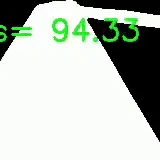
#> input picture frame 129 of 竞速视觉代码/wu_jiguang/slow.mp4, 160 x 160 px
$ python HSV.py
#> lines starting #> are read from the running program, lines starting #| are printed output that depends on the picture; after the words box and inside, x2 and y2 are one past the last pixel; in counts of white or black regions, pixels touching at a corner belong together
import cv2
import numpy as np

# 创建滑动条，便于调参

# 滑动条的回调函数，获取滑动条位置处的值
def empty():
    h_min = cv2.getTrackbarPos("Hue Min", "TrackBars")
    h_max = cv2.getTrackbarPos("Hue Max", "TrackBars")
    s_min = cv2.getTrackbarPos("Sat Min", "TrackBars")
    s_max = cv2.getTrackbarPos("Sat Max", "TrackBars")
    v_min = cv2.getTrackbarPos("Val Min", "TrackBars")
    v_max = cv2.getTrackbarPos("Val Max", "TrackBars")
    print(h_min, h_max, s_min, s_max, v_min, v_max)
    return h_min, h_max, s_min, s_max, v_min, v_max


path = 'Resources/11.jpg'
# 创建一个窗口，放置6个滑动条
cv2.namedWindow("TrackBars")
cv2.resizeWindow("TrackBars", 640, 240)
cv2.createTrackbar("Hue Min", "TrackBars", 0, 179, empty)
cv2.createTrackbar("Hue Max", "TrackBars", 179, 179, empty)
cv2.createTrackbar("Sat Min", "TrackBars", 75, 255, empty)
cv2.createTrackbar("Sat Max", "TrackBars", 170, 255, empty)
cv2.createTrackbar("Val Min", "TrackBars", 0, 255, empty)
cv2.createTrackbar("Val Max", "TrackBars", 255, 255, empty)
cap = cv2.VideoCapture('slow.mp4')

# [8 lines of commented-out code are left out]

while True:
    ret, img = cap.read()
#> img is the input picture: shape (160, 160, 3); mean B, G, R 184.3, 192.6, 184.9
    img = cv2.resize(img,(320, 240))
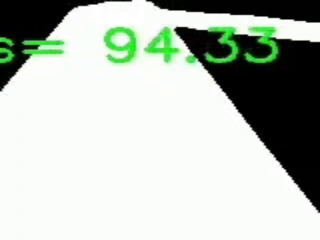
#> img: shape (240, 320, 3); mean B, G, R 184.3, 192.6, 184.9
    imgHSV = cv2.cvtColor(img, cv2.COLOR_BGR2HSV)
#> imgHSV: shape (240, 320, 3); mean H, S, V 42.7, 22.4, 192.7
    # 调用回调函数，获取滑动条的值
    h_min, h_max, s_min, s_max, v_min, v_max = empty()
    lower = np.array([h_min, s_min, v_min])
    upper = np.array([h_max, s_max, v_max])
    # 获得指定颜色范围内的掩码
    mask = cv2.inRange(imgHSV, lower, upper)
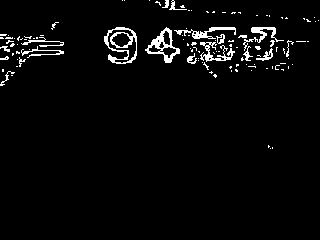
#> mask: shape (240, 320); 3.6% white in thin lines or dots, all inside (x1, y1, x2, y2) = (0, 0, 319, 149)
    # 对原图图像进行按位与的操作，掩码区域保留
    imgResult = cv2.bitwise_and(img, img, mask=mask)
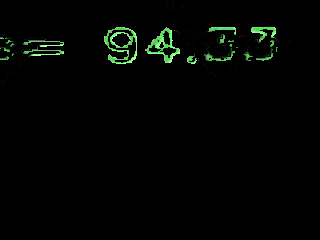
#> imgResult: shape (240, 320, 3); mean B, G, R 2.5, 4.7, 2.5

    cv2.imshow("Mask", mask)
    cv2.imshow("Result", imgResult)

    cv2.waitKey(1)

$ run again, starting later in the video
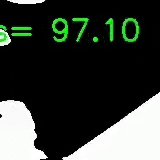
#> input picture frame 583 of 竞速视觉代码/wu_jiguang/slow.mp4, 160 x 160 px
#> img is the input picture: shape (160, 160, 3); mean B, G, R 56.7, 62, 56.8
#> img: shape (240, 320, 3)
#> imgHSV: shape (240, 320, 3); mean H, S, V 17.8, 31.4, 62.1
#> `mask = cv2.inRange(imgHSV, lower, upper)`:
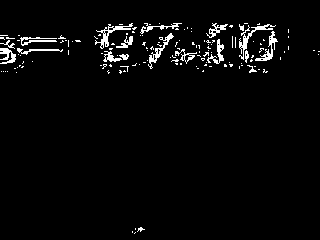
#> mask: shape (240, 320); 3.3% white in thin lines or dots, all inside (x1, y1, x2, y2) = (0, 23, 320, 234)
#> `imgResult = cv2.bitwise_and(img, img, mask=mask)`:
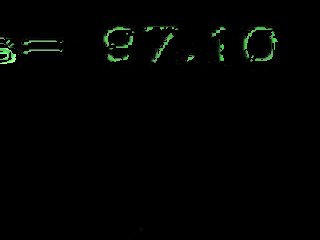
#> imgResult: shape (240, 320, 3); mean B, G, R 1.5, 2.9, 1.5

$ run again, starting later in the video
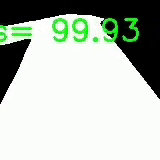
#> input picture frame 1036 of 竞速视觉代码/wu_jiguang/slow.mp4, 160 x 160 px
#> img is the input picture: shape (160, 160, 3); mean B, G, R 181.3, 190.4, 182
#> img: shape (240, 320, 3)
#> imgHSV: shape (240, 320, 3); mean H, S, V 42.8, 21.5, 190.4
#> `mask = cv2.inRange(imgHSV, lower, upper)`:
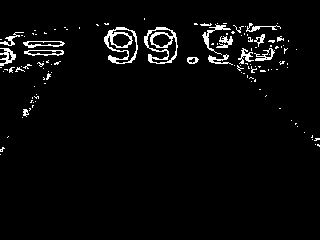
#> mask: shape (240, 320); 3.5% white in thin lines or dots, all inside (x1, y1, x2, y2) = (0, 18, 320, 155)
#> `imgResult = cv2.bitwise_and(img, img, mask=mask)`:
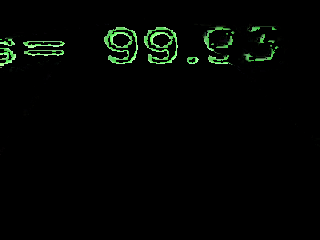
#> imgResult: shape (240, 320, 3); mean B, G, R 2.9, 5.4, 2.9
